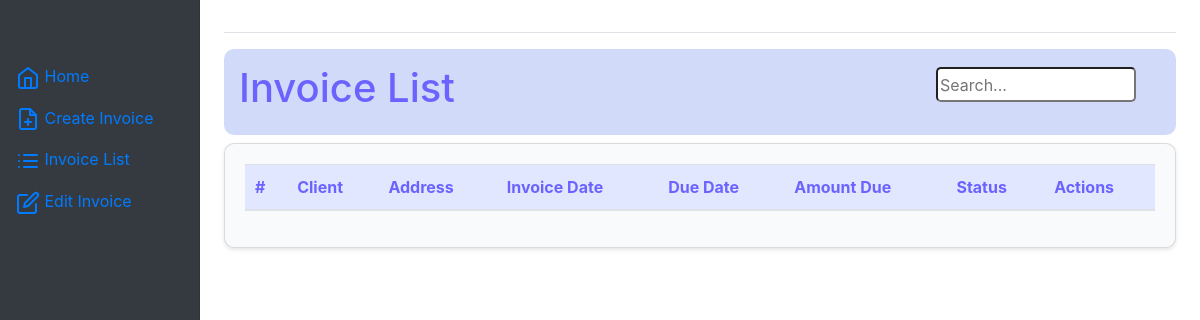
The app's page /invoices/, older data.
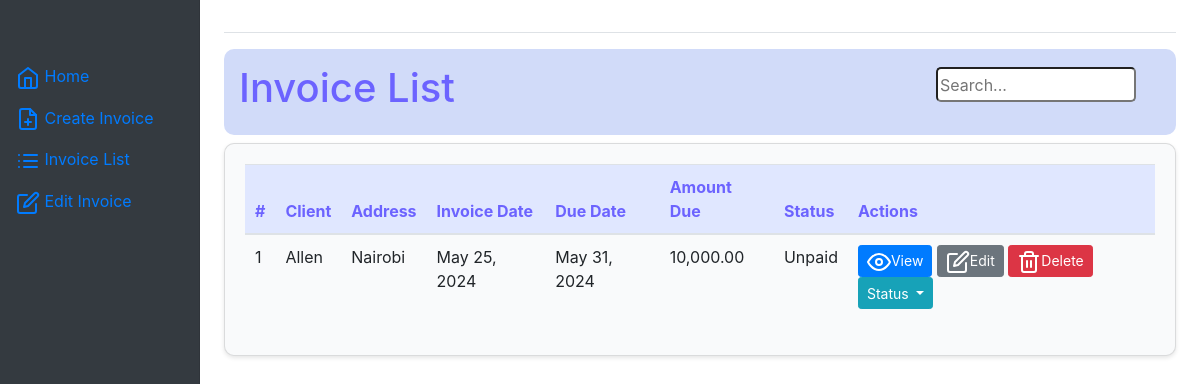
The same page, newer data.
### invoicing_app/models.py (models this page shows, shortened)
class Invoice(models.Model):
    company_name = models.CharField(max_length=100)
    client_name = models.CharField(max_length=200)
    billing_address = models.CharField(max_length=200)
    item_description = models.TextField()
    item_quantity = models.IntegerField()
    item_price = models.DecimalField(max_digits=10, decimal_places=2)
    created_at = models.DateTimeField(auto_now_add=True)
    due_date = models.DateTimeField()
    paid = models.BooleanField(default=False)
    @property
    def total_cost(self):
        return self.item_quantity * self.item_price

### invoicing_app/views.py (the view)
# urls.py: path('invoices/', invoice_list, name='invoice_list'),
def invoice_list(request):
    invoice = Invoice.objects.all()
    return render(request, 'invoice/invoice_list.html', {'invoice': invoice})

### login/templates/invoice/invoice_list.html (shortened to what this page needs)
{% extends 'invoice/index.html' %}
{% load humanize %}
{% block content %}
<div class="header">
    <div class="page_title">
        <h1>Invoice List</h1>
    </div>
    <div class="search-bar">
        <input type="text" placeholder="Search..." >
    </div>
</div>
<div class="card">
    <table class="table">
        <thead>
            <tr>
                <th>#</th>
                <th>Client</th>
                <th>Address</th>
                <th>Invoice Date</th>
                <th>Due Date</th>
                <th>Amount Due</th>
                <th>Status</th>
                <th>Actions</th>
            </tr>
        </thead>
        <tbody>
            {% for invoice in invoice %}
            <tr>
                <td>{{ invoice.id }}</td>
                <td>{{ invoice.client_name }}</td>
                <td>{{ invoice.billing_address }}</td>
                <td>{{ invoice.created_at|date:"DATE_FORMAT" }}</td>
                <td>{{ invoice.due_date|date:"DATE_FORMAT" }}</td>
                <td>{{ invoice.total_cost | floatformat:2|intcomma }}</td>
                <td>{{ invoice.paid|yesno:"Paid,Unpaid"  }}</td>
                <td>
                    <a href="{% url 'invoicing_app:invoice_detail' invoice.id %}" class="btn btn-primary btn-sm"><span data-feather="eye"></span>View</a>
                    <a href="{% url 'invoicing_app:edit_invoice' invoice.id %}" class="btn btn-secondary btn-sm"><span data-feather="edit"></span>Edit</a>
                    <form action="{% url 'invoicing_app:delete_invoice' invoice.id %}" method="post" style="display:inline;">
                        <button type="submit" class="btn btn-danger btn-sm" onclick="return confirm('Are you sure you want to delete this invoice?');"><span data-feather="trash-2"></span>Delete</button>
                    </form>
                    <div class="btn-group">
                        <button type="button" class="btn btn-info btn-sm dropdown-toggle" data-toggle="dropdown" aria-haspopup="true" aria-expanded="false">
                            Status
                        </button>
                    </div>
                </div>
            {% endfor %}
        </tbody>
    </table>
</div>
{% endblock %}

Row changes from the older to the newer data that the page shows:
added Invoice: id "1", client_name "Allen", billing_address "Nairobi", created_at "May 25, 2024", due_date "May 31, 2024", total_cost "10,000.00", paid "Unpaid"
